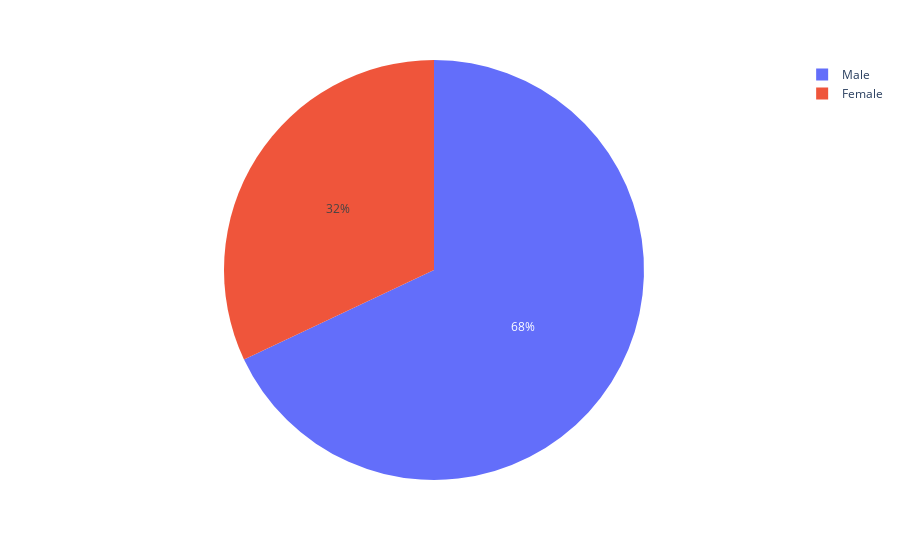

Notebook code for this chart:
### Code cell
px.pie(df, names='Gender')

### Figure 1 — Plotly figure (JSON) as saved in the notebook; plotly's stock layout.template omitted (floating-point values rounded to 4 significant figures; data arrays with more than 128 entries replaced by an {"elided": "..."} marker saying what was removed)
{"data": [{"domain": {"x": [0, 1], "y": [0, 1]}, "hovertemplate": "Gender=%{label}<extra></extra>", "labels": {"elided": "3900 str values"}, "legendgroup": "", "name": "", "showlegend": true, "type": "pie"}], "layout": {"legend": {"tracegroupgap": 0}, "margin": {"t": 60}}}
